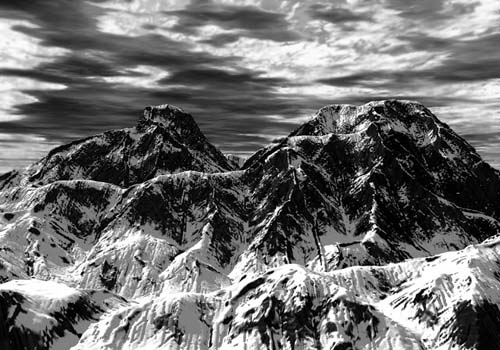
#> input picture primeraImagen.jpg, 500 x 350 px
$ python terceraPractica.py
#> lines starting #> are read from the running program, lines starting #| are printed output that depends on the picture
import cv2
import numpy as np
import matplotlib.pyplot as plt

def negativo(img):
    return 255 - img

def transformacion_gamma(img, c=2, gamma=2.0):
    img_normalizada = img / 255
    img_transformada = c * (img_normalizada ** gamma)
    img_transformada = np.clip(img_transformada * 255, 0, 255)
    return np.array(img_transformada, dtype='uint8')

def transformacion_logaritmica(img, c, epsilon=1e-5):
    s = c * np.log(1 + img + epsilon)
    s = np.clip(s, 0, 255)
    return np.array(s, dtype=np.uint8)

def estiramiento_contraste(img):
    a, b = np.min(img), np.max(img)
    return 255 * (img - a) / (b - a)

def rebanada_nivel_intensidad(img, nivel, ancho, valor_resaltado=255, preservar_fuera=True):
    img_nueva = np.zeros_like(img)
    mascara = (img >= nivel) & (img <= (nivel + ancho))
    if preservar_fuera:
        img_nueva = np.where(mascara, valor_resaltado, img)
    else:
        img_nueva[mascara] = valor_resaltado
    return img_nueva

def rebanada_plano_bit(img):
    planos_bits = []
    for bit in range(8):
        plano_bit = np.bitwise_and(img, 1 << bit) >> bit
        planos_bits.append(plano_bit * 255)
    return planos_bits

img_list = [cv2.imread('primeraImagen.jpg', 0),
            cv2.imread('segundaImagen.png', 0),
            cv2.imread('terceraImagen.png', 0)]
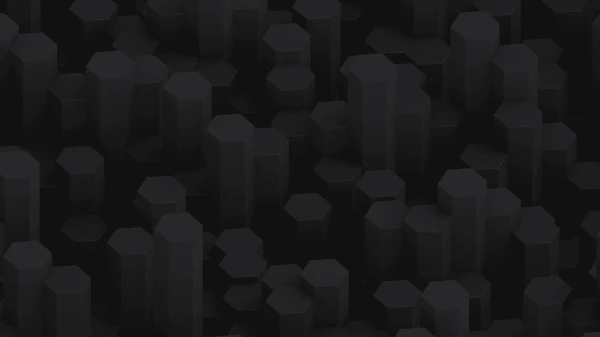
#> input picture segundaImagen.png, 600 x 337 px
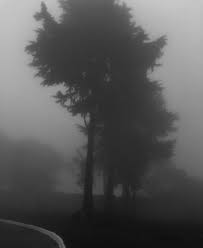
#> input picture terceraImagen.png, 203 x 248 px

for i, img in enumerate(img_list):
    img_negativo = negativo(img)
    img_gamma = transformacion_gamma(img, gamma=2.0)
    img_log = transformacion_logaritmica(img, c=10)
    img_contraste = estiramiento_contraste(img)
    img_rebanada_intensidad = rebanada_nivel_intensidad(img, 100, 150)
    img_rebanadas_bit = rebanada_plano_bit(img)

    fig1, axs1 = plt.subplots(2, 3, figsize=(12, 8))

    axs1[0, 0].imshow(img, cmap='gray')
    axs1[0, 0].set_title('Original')

    axs1[0, 1].imshow(img_negativo, cmap='gray')
    axs1[0, 1].set_title('Negativo')

    axs1[0, 2].imshow(img_gamma, cmap='gray')
    axs1[0, 2].set_title('Transformación Gamma')

    axs1[1, 0].imshow(img_log, cmap='gray')
    axs1[1, 0].set_title('Transformación Logarítmica')

    axs1[1, 1].imshow(img_contraste, cmap='gray')
    axs1[1, 1].set_title('Estiramiento de Contraste')

    axs1[1, 2].imshow(img_rebanada_intensidad, cmap='gray')
    axs1[1, 2].set_title('Rebanada Nivel Intensidad')

    for ax in axs1.flat:
        ax.axis('off')

    plt.tight_layout()
    plt.show()

    fig2, axs2 = plt.subplots(2, 4, figsize=(12, 6))

    for j in range(8):
        axs2[j // 4, j % 4].imshow(img_rebanadas_bit[j], cmap='gray')
        axs2[j // 4, j % 4].set_title(f'Plano de bit {j}')

    for ax in axs2.flat:
        ax.axis('off')

    plt.tight_layout()
    plt.show()
#> this loop made 3 passes
#> (a in estiramiento_contraste, b in estiramiento_contraste) on passes 1 to 3: (0, 255), (10, 47), (10, 203)
#> pass 1, `img_negativo = negativo(img)`:
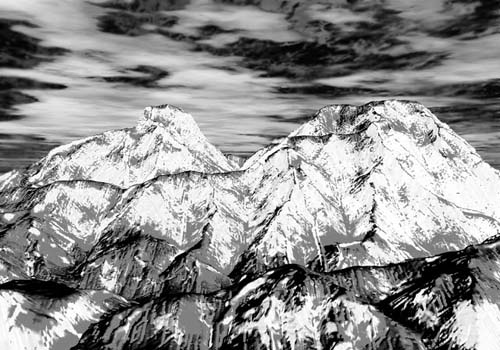
#> img_negativo: shape (350, 500); min 0, max 255, mean 143.6
#> pass 1, in transformacion_gamma, `img_transformada = c * (img_normalizada ** gamma)`:
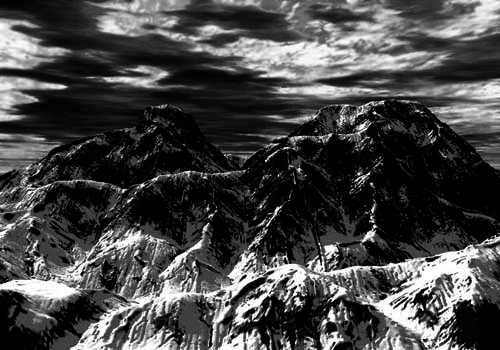
#> img_transformada: shape (350, 500) float64; min 0, max 2, mean 0.558; drawn with min black and max white
#> pass 1, in transformacion_gamma, `img_transformada = np.clip(img_transformada * 255, 0, 255)`:
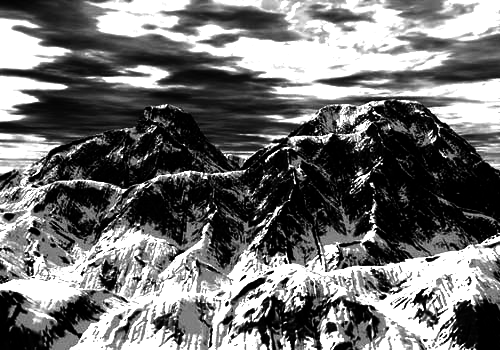
#> img_transformada: shape (350, 500) float64; min 0, max 255, mean 113.1
#> pass 1, `plt.show()`:
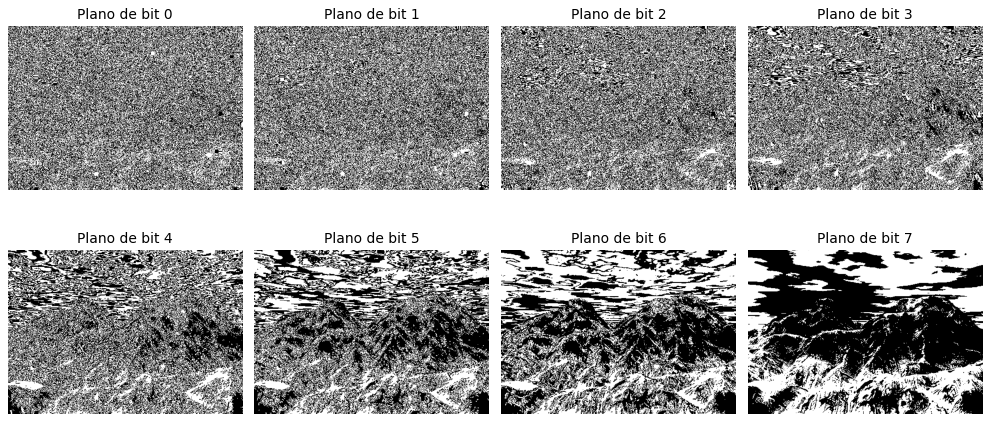
#> figure drawn by matplotlib, 8 panels
#> pass 2, `plt.show()`:
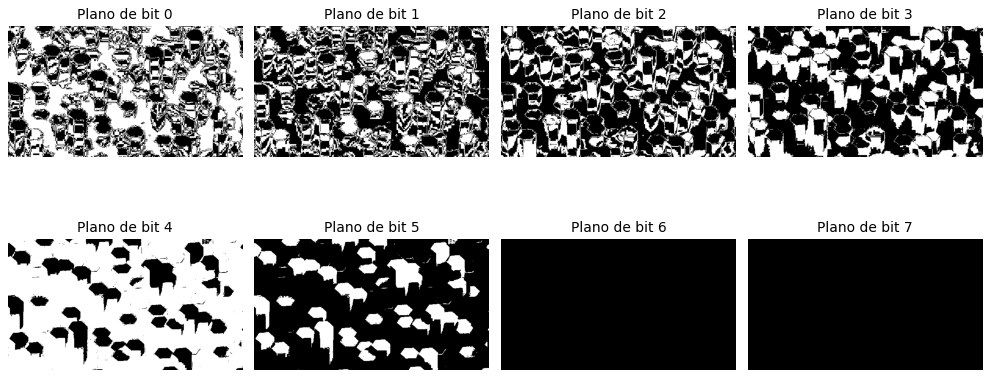
#> figure drawn by matplotlib, 8 panels
